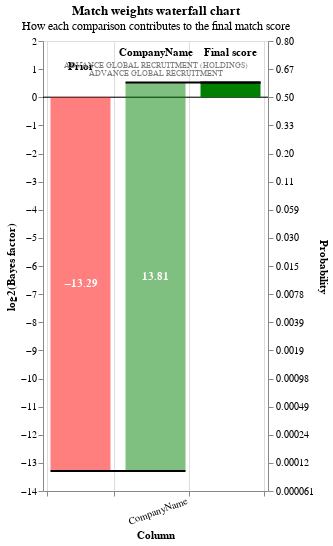

Source (notebook cell):
### Code cell
linker.waterfall_chart(df_pred.to_dict(orient="records"))

### Figure 1 — Vega-Lite specification as saved in the notebook (floating-point values rounded to 4 significant figures; data arrays with more than 128 entries replaced by an {"elided": "..."} marker saying what was removed)
{"config": {"view": {"continuousWidth": 400, "continuousHeight": 300}}, "layer": [{"layer": [{"mark": "rule", "encoding": {"color": {"value": "black"}, "size": {"value": 0.5}, "y": {"field": "zero", "type": "quantitative"}}}, {"mark": {"type": "bar", "width": 60}, "encoding": {"color": {"condition": {"test": "(datum.log2_bayes_factor < 0)", "value": "red"}, "value": "green"}, "opacity": {"condition": {"test": "datum.column_name == 'Prior match weight' || datum.column_name == 'Final score'", "value": 1}, "value": 0.5}, "tooltip": [{"field": "column_name", "title": "Comparison column", "type": "nominal"}, {"field": "value_l", "title": "Value (L)", "type": "nominal"}, {"field": "value_r", "title": "Value (R)", "type": "nominal"}, {"field": "label_for_charts", "title": "Label", "type": "ordinal"}, {"field": "sql_condition", "title": "SQL condition", "type": "nominal"}, {"field": "comparison_vector_value", "title": "Comparison vector value", "type": "nominal"}, {"field": "bayes_factor", "format": ",.4f", "title": "Bayes factor = m/u", "type": "quantitative"}, {"field": "log2_bayes_factor", "format": ",.4f", "title": "Match weight = log2(m/u)", "type": "quantitative"}, {"field": "prob", "format": ".4f", "title": "Adjusted match score", "type": "quantitative"}, {"field": "bayes_factor_description", "title": "Match weight description", "type": "nominal"}], "x": {"axis": {"grid": true, "labelAlign": "center", "labelAngle": -20, "labelExpr": "datum.value == 'Prior' || datum.value == 'Final score' ? '' : datum.value", "labelPadding": 10, "tickBand": "extent", "title": "Column"}, "field": "column_name", "sort": {"field": "bar_sort_order", "order": "ascending"}, "type": "nominal"}, "y": {"axis": {"grid": false, "orient": "left", "title": "log2(Bayes factor)"}, "field": "previous_sum", "type": "quantitative"}, "y2": {"field": "sum"}}}, {"mark": {"type": "text", "fontWeight": "bold"}, "encoding": {"color": {"value": "white"}, "text": {"condition": {"test": "abs(datum.log2_bayes_factor) > 1", "field": "log2_bayes_factor", "format": ".2f", "type": "nominal"}, "value": ""}, "x": {"axis": {"labelAngle": -20, "title": "Column"}, "field": "column_name", "sort": {"field": "bar_sort_order", "order": "ascending"}, "type": "nominal"}, "y": {"axis": {"orient": "left"}, "field": "center", "type": "quantitative"}}}, {"mark": {"type": "text", "baseline": "bottom", "dy": -25, "fontWeight": "bold"}, "encoding": {"color": {"value": "black"}, "text": {"field": "column_name", "type": "nominal"}, "x": {"axis": {"labelAngle": -20, "title": "Column"}, "field": "column_name", "sort": {"field": "bar_sort_order", "order": "ascending"}, "type": "nominal"}, "y": {"field": "sum_top", "type": "quantitative"}}}, {"mark": {"type": "text", "baseline": "bottom", "dy": -13, "fontSize": 8}, "encoding": {"color": {"value": "grey"}, "text": {"field": "value_l", "type": "nominal"}, "x": {"axis": {"labelAngle": -20, "title": "Column"}, "field": "column_name", "sort": {"field": "bar_sort_order", "order": "ascending"}, "type": "nominal"}, "y": {"field": "sum_top", "type": "quantitative"}}}, {"mark": {"type": "text", "baseline": "bottom", "dy": -5, "fontSize": 8}, "encoding": {"color": {"value": "grey"}, "text": {"field": "value_r", "type": "nominal"}, "x": {"axis": {"labelAngle": -20, "title": "Column"}, "field": "column_name", "sort": {"field": "bar_sort_order", "order": "ascending"}, "type": "nominal"}, "y": {"field": "sum_top", "type": "quantitative"}}}]}, {"mark": {"type": "rule", "color": "black", "strokeWidth": 2, "x2Offset": 30, "xOffset": -30}, "encoding": {"x": {"axis": {"labelAngle": -20, "title": "Column"}, "field": "column_name", "sort": {"field": "bar_sort_order", "order": "ascending"}, "type": "nominal"}, "x2": {"field": "lead"}, "y": {"axis": {"labelExpr": "format(1 / (1 + pow(2, -1*datum.value)), '.2r')", "orient": "right", "title": "Probability"}, "field": "sum", "scale": {"zero": false}, "type": "quantitative"}}}], "data": {"name": "data-cc3052ed156f71eb21b97ae7f73138f2"}, "height": 450, "params": [{"name": "record_number", "bind": {"input": "range", "max": 109, "min": 0, "step": 1}, "value": 0}], "resolve": {"axis": {"y": "independent"}}, "title": {"text": "Match weights waterfall chart", "subtitle": "How each comparison contributes to the final match score"}, "transform": [{"filter": "(datum.record_number == record_number)"}, {"filter": "(datum.bayes_factor !== 1.0)"}, {"window": [{"op": "sum", "field": "log2_bayes_factor", "as": "sum"}, {"op": "lead", "field": "column_name", "as": "lead"}], "frame": [null, 0]}, {"calculate": "datum.column_name === \"Final score\" ? datum.sum - datum.log2_bayes_factor : datum.sum", "as": "sum"}, {"calculate": "datum.lead === null ? datum.column_name : datum.lead", "as": "lead"}, {"calculate": "datum.column_name === \"Final score\" || datum.column_name === \"Prior match weight\" ? 0 : datum.sum - datum.log2_bayes_factor", "as": "previous_sum"}, {"calculate": "datum.sum > datum.previous_sum ? datum.column_name : \"\"", "as": "top_label"}, {"calculate": "datum.sum < datum.previous_sum ? datum.column_name : \"\"", "as": "bottom_label"}, {"calculate": "datum.sum > datum.previous_sum ? datum.sum : datum.previous_sum", "as": "sum_top"}, {"calculate": "datum.sum < datum.previous_sum ? datum.sum : datum.previous_sum", "as": "sum_bottom"}, {"calculate": "(datum.sum + datum.previous_sum) / 2", "as": "center"}, {"calculate": "(datum.log2_bayes_factor > 0 ? \"+\" : \"\") + datum.log2_bayes_factor", "as": "text_log2_bayes_factor"}, {"calculate": "datum.sum < datum.previous_sum ? 4 : -4", "as": "dy"}, {"calculate": "datum.sum < datum.previous_sum ? \"top\" : \"bottom\"", "as": "baseline"}, {"calculate": "1. / (1 + pow(2, -1.*datum.sum))", "as": "prob"}, {"calculate": "0*datum.sum", "as": "zero"}], "width": {"step": 75}, "$schema": "https://vega.github.io/schema/vega-lite/v5.9.3.json", "datasets": {"data-cc3052ed156f71eb21b97ae7f73138f2": {"elided": "330 records"}}}
